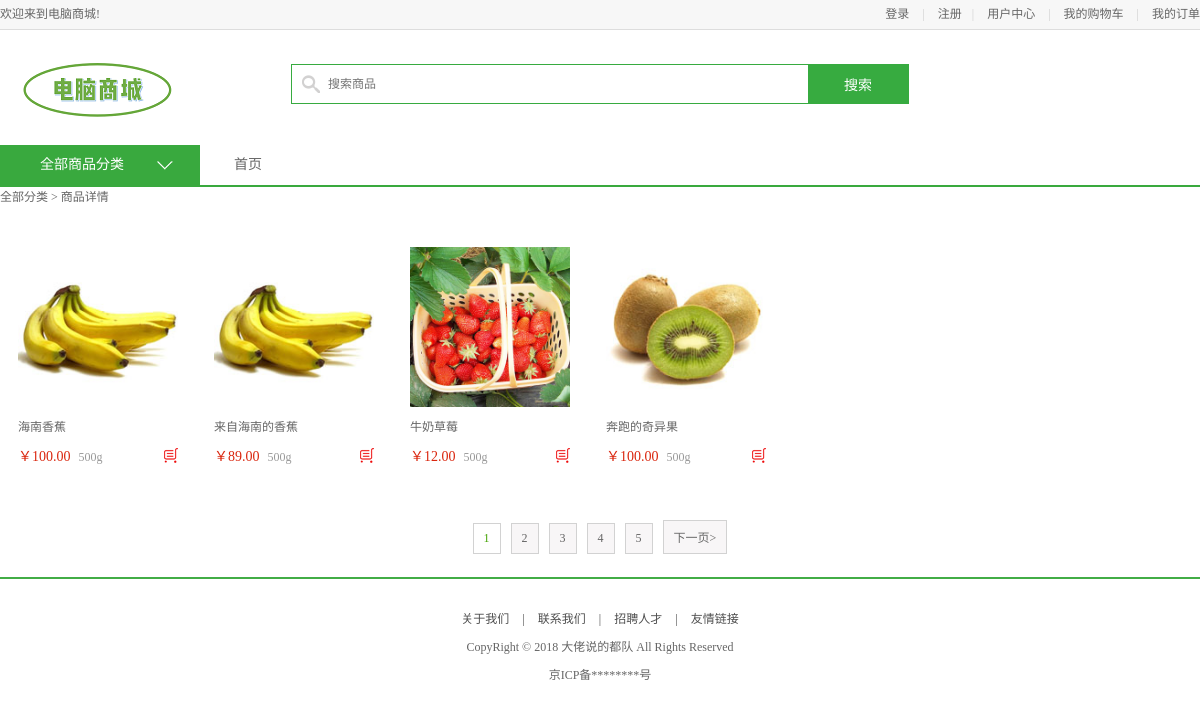
The app's page /search/ with its own data.
### apps/df_goods/models.py (models this page shows, shortened)
class GoodsInfo(models.Model):
    isDelete = models.BooleanField(default=False)  # 逻辑删除
    gtitle = models.CharField(max_length=20, verbose_name="商品名称", unique=True)
    gpic = models.ImageField(verbose_name='商品图片', upload_to='df_goods/image/%Y/%m', null=True, blank=True)  # 商品图片
    gprice = models.DecimalField(max_digits=5, decimal_places=2, verbose_name="商品价格")  # 商品价格小数位为两位，整数位为3位
    gunit = models.CharField(max_length=20, default='500g', verbose_name="单位重量")
    gclick = models.IntegerField(verbose_name="点击量", default=0, null=False)
    gjianjie = models.CharField(max_length=200, verbose_name="简介")
    gkucun = models.IntegerField(verbose_name="库存", default=0)
    gcontent = HTMLField(max_length=200, verbose_name="详情")
    gtype = models.ForeignKey(TypeInfo, on_delete=models.CASCADE, verbose_name="分类")  # 外键关联TypeInfo表
    class Meta:
        verbose_name = "商品"
        verbose_name_plural = verbose_name

### apps/df_goods/views.py (the view)
# urls.py: url(r'^search/', views.ordinary_search, name="ordinary_search"),  # 全文检索
def ordinary_search(request):
    from django.db.models import Q
    search_keywords = request.GET.get('q', '')
    pindex = request.GET.get('pindex', 1)
    search_status = 1
    cart_num, guest_cart = 0, 0
    try:
        user_id = request.session['user_id']
    except:
        user_id = None
    if user_id:
        guest_cart = 1
        cart_num = CartInfo.objects.filter(user_id=int(user_id)).count()
    goods_list = GoodsInfo.objects.filter(
        Q(gtitle__icontains=search_keywords) |
        Q(gcontent__icontains=search_keywords) |
        Q(gjianjie__icontains=search_keywords)).order_by("gclick")
    if goods_list.count() == 0:
        search_status = 0
        goods_list = GoodsInfo.objects.all().order_by("gclick")[:4]
    paginator = Paginator(goods_list, 4)
    page = paginator.page(int(pindex))
    context = {
        'title': '搜索列表',
        'search_status': search_status,
        'guest_cart': guest_cart,
        'cart_num': cart_num,
        'page': page,
        'paginator': paginator,
    }
    return render(request, 'df_goods/ordinary_search.html', context)

### templates/df_goods/ordinary_search.html (shortened to what this page needs)
{% extends 'base.html' %}
{% load staticfiles %}
{% block center_body %}
    <div class="navbar_con">
		<div class="navbar clearfix">
			<div class="subnav_con fl">
				<h1>全部商品分类</h1>
				<span></span>
			</div>
			<ul class="navlist fl">
				<li><a href="{% url "df_goods:index" %}">首页</a></li>
			</ul>
		</div>
	</div>
	<div class="breadcrumb">
		全部分类
        > 商品详情
	</div>
    <div class="main_wrap clearfix">
        <ul class="goods_type_list clearfix">
            {%  for item in page %}
            <li>
                <a href="/{{ item.id }}/"><img src="{{ MEDIA_URL }}{{ item.gpic }}"></a>
                <h4><a href="/{{ item.id }}/">{{ item.gtitle }}</a></h4>
                <div class="operate">
                    <span class="prize">￥{{ item.gprice }}</span>
                    <span class="unit">{{ item.gunit }}</span>
                    <a href="/cart/add{{ item.id }}_1/" class="add_goods" title="加入购物车"></a>
                </div>
            </li>
            {% endfor %}
        </ul>
        <div class="pagenation">
            {% for pindex in paginator.page_range %}
                {% if pindex == page.number %}
                    <a href="#" class="active">{{ pindex }}</a>
                {% else %}
                    <a href="{% url "df_user:ordinary_search" %}?q={{ query }}&amp;page={{ pindex }}">{{ pindex }}</a>
                {% endif %}
            {% endfor %}
            {% if page.has_next %}
                <a href="{% url "df_user:ordinary_search" %}?q={{ query }}&amp;page={{ page.next_page_number }}">下一页></a>
            {% endif %}
        </div>
    </div>
{% endblock center_body %}

### static/css/main.css (style rules this page uses)
body { font-family:'Microsoft Yahei';font-size:12px;color:#666; }
html,body { height:100% }
.navbar_con { height:40px;border-bottom:2px solid #39a93e }
.navbar { width:1200px;margin:0 auto; }
.navbar h1 { width:200px;height:40px;line-height:40px;text-align: center;font-size:14px;color:#fff;background-color:#39a93e; }
.navbar .subnav_con { width:200px;height:40px;background-color:#39a93e;position:relative;cursor:pointer; }
.navbar .subnav_con h1 { position:absolute;left:0;top:0;text-align:left;text-indent:40px }
.navbar .subnav_con span { display:block;width:16px;height:9px;background:url(../images/down.png) no-repeat;position:absolute;right:27px;top:16px;transition:all 300ms ease-in; }
.navlist { margin-left:34px; }
.navlist li { height:40px;float:left;line-height:40px; }
.navlist li a { color:#666;font-size:14px }
.breadcrumb { width:1200px;height:40px;margin:0 auto; }
.main_wrap { width:1200px;margin:0 auto; }
.goods_type_list { margin:10px auto 0; }
.goods_type_list li { width:196px; float:left; margin-bottom:10px }
.goods_type_list li img { width:160px;height:160px;display:block;margin:10px auto; }
.goods_type_list li h4 { width:160px;margin:0 auto; }
.goods_type_list li h4 a { font-weight:normal;color:#666;display:block;width:160px;overflow:hidden;white-space:nowrap;text-overflow:ellipsis; }
.operate { width:160px;margin:10px auto;position:relative; }
.goods_type_list .operate .prize { color:#da260e; font-size:14px; }
.goods_type_list .operate .unit { color:#999;padding-left:5px; }
.goods_type_list .operate .add_goods { display:inline-block;width:15px;height:15px;background:url(../images/shop_cart.png);position:absolute;right:0;top:3px; }
.pagenation { height:32px;text-align:center;font-size:0;margin:30px auto; }
.pagenation a { display:inline-block;border:1px solid #d2d2d2;background-color:#f8f6f7;font-size:12px;padding:7px 10px;color:#666;margin:5px }
.pagenation .active { background-color:#fff;color:#43a200 }

### records on screen
GoodsInfo: gpic (picture), gtitle "海南香蕉", gprice "100.00", gunit "500g"
GoodsInfo: gpic (picture), gtitle "来自海南的香蕉", gprice "89.00", gunit "500g"
GoodsInfo: gpic (picture), gtitle "牛奶草莓", gprice "12.00", gunit "500g"
GoodsInfo: gpic (picture), gtitle "奔跑的奇异果", gprice "100.00", gunit "500g"

### other values on screen
{{ pindex }} "1"
{{ pindex }} "2" "3" "4" "5"
